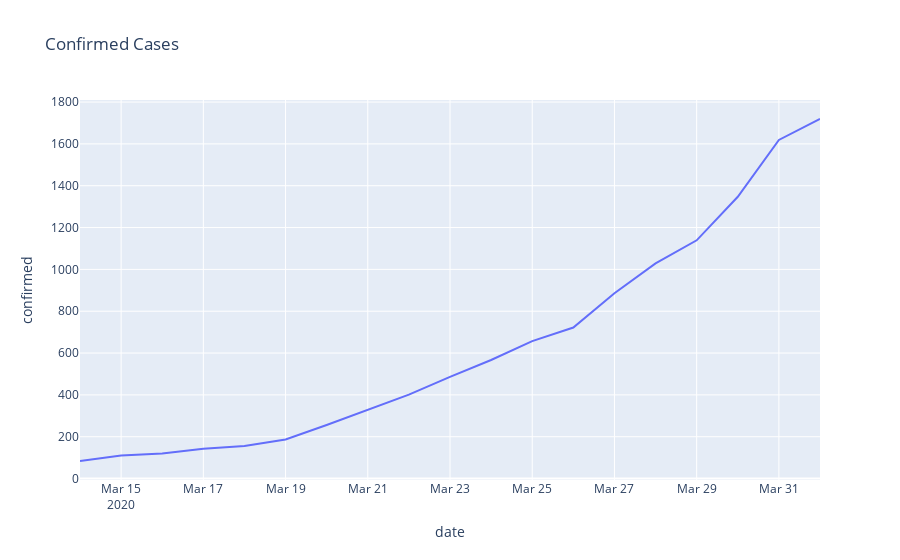

Write notebook code for a chart like this one.
### Code cell
fig = px.line(his,x='date',y='confirmed',width=900,title="Confirmed Cases")
fig

### Figure 1 — Plotly figure (JSON) as saved in the notebook; plotly's stock layout.template omitted (floating-point values rounded to 4 significant figures)
{"data": [{"hoverlabel": {"namelength": 0}, "hovertemplate": "date=%{x}<br>confirmed=%{y}", "legendgroup": "", "line": {"color": "#636efa", "dash": "solid"}, "mode": "lines", "name": "", "showlegend": false, "type": "scatter", "x": ["2020-03-14", "2020-03-15", "2020-03-16", "2020-03-17", "2020-03-18", "2020-03-19", "2020-03-20", "2020-03-21", "2020-03-22", "2020-03-23", "2020-03-24", "2020-03-25", "2020-03-26", "2020-03-27", "2020-03-28", "2020-03-29", "2020-03-30", "2020-03-31", "2020-04-01"], "xaxis": "x", "y": [84, 110, 120, 142, 156, 187, 256, 329, 401, 486, 567, 657, 722, 886, 1029, 1139, 1347, 1619, 1719], "yaxis": "y"}], "layout": {"legend": {"tracegroupgap": 0}, "title": {"text": "Confirmed Cases"}, "width": 900, "xaxis": {"anchor": "y", "domain": [0, 1], "title": {"text": "date"}}, "yaxis": {"anchor": "x", "domain": [0, 1], "title": {"text": "confirmed"}}}}
